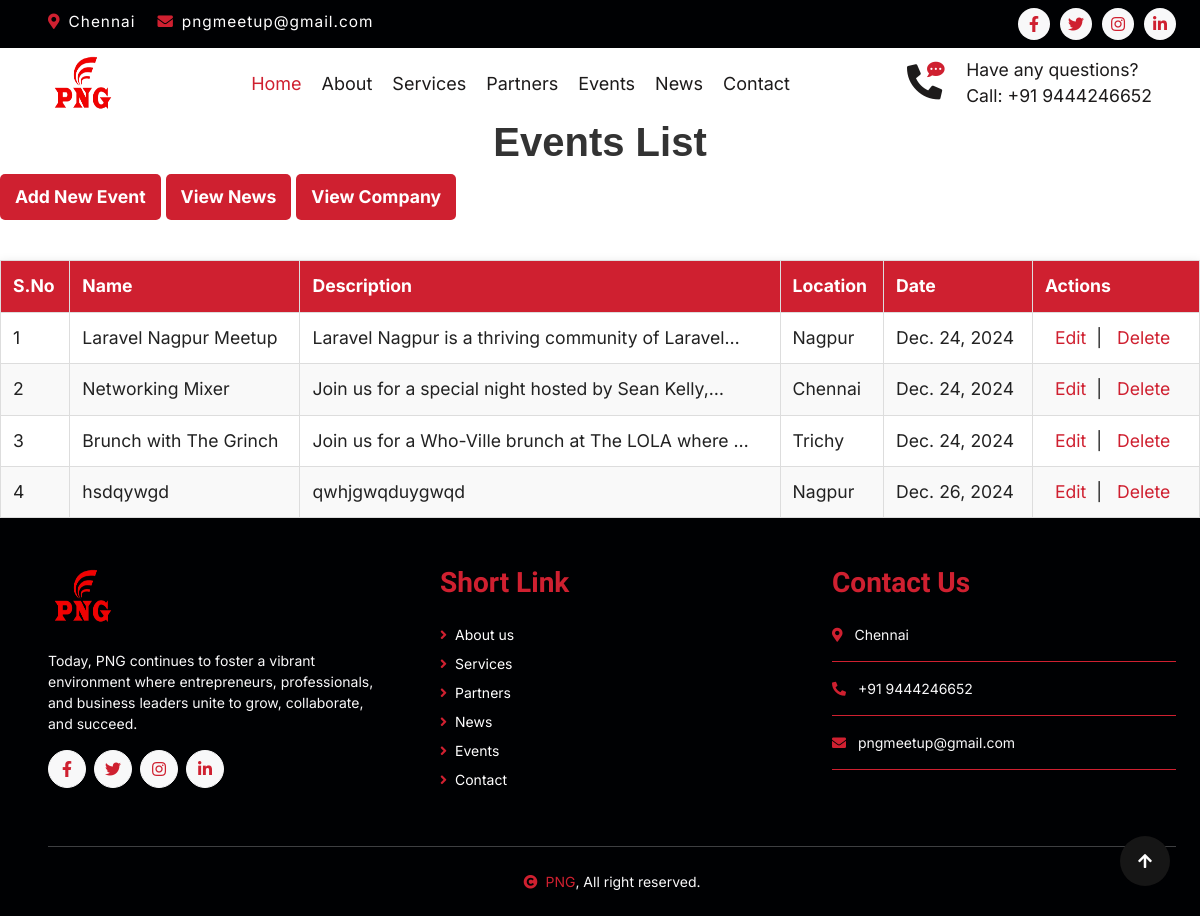
Screenshot of /event_list/ with the database file from the repository.
### registration_app/models.py (models this page shows, shortened)
class Event(models.Model):
    event_img = models.ImageField(upload_to='event_img/', blank=True, null=True)
    name = models.CharField(max_length=200)
    date = models.DateField(auto_now_add=True)
    location = models.CharField(max_length=300)
    description = models.TextField(blank=True,null=True)

### registration_app/views.py (the view)
# urls.py: path('event_list/', event_list, name='event_list'),#Event List
def event_list(request):
    events = Event.objects.all()
    return render(request, 'event_list.html', {'events': events})

### templates/event_list.html (shortened to what this page needs)
{% extends 'base.html' %}
    {% block content %}
</head>
<body>
     <h1>Events List</h1>
        <a class="add-company-button" href="{% url 'create_event' %}">Add New Event</a>
        <a href="{% url 'news_list' %}" class="add-company-button">View News</a>
        <a href="{% url 'company_list' %}" class="add-company-button">View Company</a>
    <table>
            <thead>
                <tr>
                    <th>S.No</th>
                    <th>Name</th>
                    <th>Description</th>
                    <th>Location</th>
                    <th>Date</th>
                    <th>Actions</th>
                </tr>
            </thead>
            <tbody>
                {% for event in events %}
                <tr>
                    <td>{{ forloop.counter }}</td>
                    <td>{{ event.name }}</td>
                    <td>{{ event.description|truncatechars:50 }}</td>
                    <td>{{ event.location }}</td>
                    <td>{{ event.date }}</td>
                    <td class="actions">
                        <a href="{% url 'event_update' event.id %}">Edit</a>|
                        <a href="{% url 'event_delete' event.id %}">Delete</a>
                    </td>
                </tr>
                {% empty %}
                <tr>
                    <td colspan="6" class="text-center">No events available.</td>
                </tr>
                {% endfor %}
            </tbody>
        </table>
{% endblock %}

### static/static_home/css/main1.css (style rules this page uses)
:root { --background-color: #ffffff; --default-color: #222222; --heading-color: #172a28; --accent-color: #cf2030; --surface-color: #ffffff; --contrast-color: #ffffff; }
:root { --nav-color: #ffffff; --nav-hover-color: #cf2030; --nav-mobile-background-color: #ffffff; --nav-dropdown-background-color: #ffffff; --nav-dropdown-color: #01433c; --nav-dropdown-hover-color: #cf2030; }
:root { scroll-behavior: smooth; }
body { color: var(--default-color); background-color: var(--background-color); }
a { color: var(--accent-color); text-decoration: none; transition: 0.3s; }
h1, h2, h3, h4, h5, h6 { color: var(--heading-color); font-family: Tahoma, sans-serif }

### templates/event_list.html (style rules this page uses)
a { text-decoration: none; color: #cf2030; }
table { width: 100%; border-collapse: collapse; margin-top: 20px; box-shadow: 0 2px 10px rgba(0, 0, 0, 0.1); }
th, td { padding: 12px; text-align: left; border: 1px solid #ddd; }
th { background-color: #cf2030; color: white; }
tr:nth-child(even) { background-color: #f9f9f9; }
.actions a { margin: 0 10px; }
.add-company-button { display: inline-block; padding: 10px 15px; background-color: #cf2030; color: white; text-align: center; border-radius: 5px; margin-bottom: 20px; font-weight: bold; }

### rows the page displays
Event: name "Laravel Nagpur Meetup", description "Laravel Nagpur is a thriving community of Laravel…", location "Nagpur", date "Dec. 24, 2024"
Event: name "Networking Mixer", description "Join us for a special night hosted by Sean Kelly,…", location "Chennai", date "Dec. 24, 2024"
Event: name "Brunch with The Grinch", description "Join us for a Who-Ville brunch at The LOLA where …", location "Trichy", date "Dec. 24, 2024"
Event: name "hsdqywgd", description "qwhjgwqduygwqd", location "Nagpur", date "Dec. 26, 2024"
